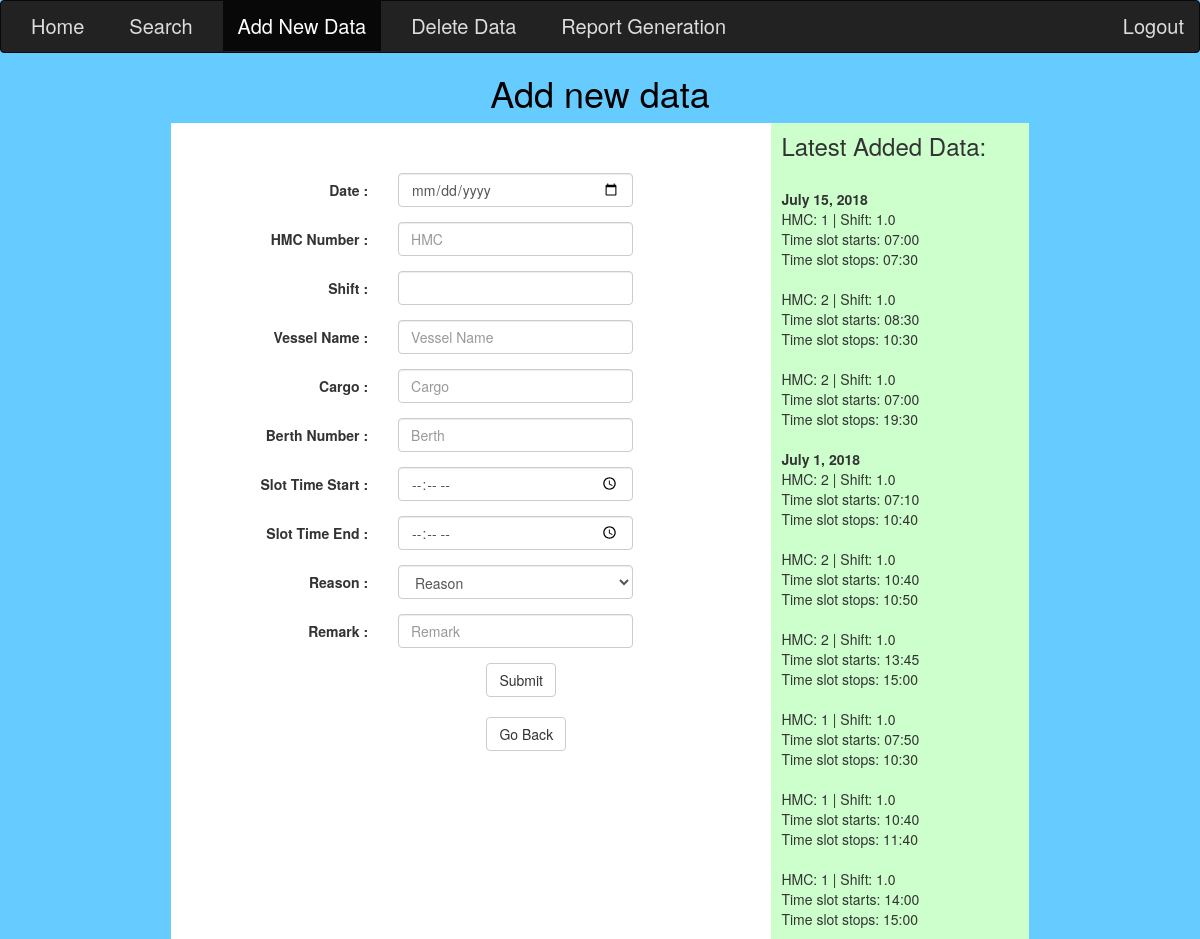
The app's page /main/add/ (signed in) with its own data.
### report/models.py (models this page shows, shortened)
class Date(models.Model):
    date = models.DateField('Date', null = True)

class Slot(models.Model):
    shift = models.ForeignKey(Shift, on_delete = models.CASCADE)
    time_slot_start = models.TimeField('Time of start')
    time_slot_stop = models.TimeField('Time of stop')
    reason = models.CharField(default ='NO', max_length = 10)
    remark = models.CharField(default ='Nothing', max_length = 200)
    def get_time_slot_start(self):
        return self.time_slot_start.strftime("%H:%M")
    def get_time_slot_stop(self):
        return self.time_slot_stop.strftime("%H:%M")

class Shift(models.Model):
    date = models.ForeignKey(Date, on_delete = models.CASCADE)
    hmc_number = models.IntegerField(default = 1)
    shift = models.FloatField(default = 1)
    diesel_start_percentage = models.FloatField(default = 100)
    diesel_end_percentage = models.FloatField(default = 0)
    diesel_start_hours = models.FloatField(default = 0)
    diesel_end_hours = models.FloatField(default = 0)
    total_tonnage_or_boxes = models.FloatField(default = 0)
    cycles = models.FloatField(default = 0)
    user =  models.ForeignKey(User , on_delete= models.CASCADE)
    shift_end_flag = models.IntegerField(default = 0) #if it is 0 then shift hasn't been ended

### report/views.py (the view)
# urls.py: path('add/', views.add, name = 'add'),
@login_required(login_url = '/account/login/')
def add(request):
    if request.user.has_perm('report.add_date'):
        form1 = DateForm(request.POST)
        form2 = ShiftForm(request.POST)
        form3 = VesselForm(request.POST)
        form4 = SlotForm(request.POST)
        if request.method == 'POST' :
            if  form1.is_valid() and form2.is_valid() and form3.is_valid() and form4.is_valid():
                date = form1.cleaned_data['date']
                hmc_number = form2.cleaned_data['hmc_number']
                shift = form2.cleaned_data['shift']
                vessel_name = form3.cleaned_data['vessel_name']
                vessel_cargo = form3.cleaned_data['vessel_cargo']
                time_slot_start = form4.cleaned_data['time_slot_start']
                time_slot_stop = form4.cleaned_data['time_slot_stop']
                reason = form4.cleaned_data['reason']
                remark = form4.cleaned_data['remark']
                if Date.objects.filter(date = date):       #if list is non empty it will proceed
                    date_data = Date.objects.filter(date = date)[0]
                else:
                    date_data = Date(
                        date = date
                        )
                    date_data.save()
                if Shift.objects.filter(date__date = date).filter(shift = shift).filter(hmc_number = hmc_number):
                    shift_data = Shift.objects.filter(date__date = date).filter(shift =shift).filter(hmc_number = hmc_number)[0]
                else:
                    shift_data = Shift(date = date_data, shift = shift, hmc_number = hmc_number, user = request.user)
                    shift_data.save()
                if shift_data.shift_end_flag == 0:
                    slot_data = Slot(shift = shift_data, time_slot_start = time_slot_start, time_slot_stop = time_slot_stop,
                    reason = reason, remark = remark)
                    slot_data.save()
                    vessel_data = Vessel(
                                    slot = slot_data,
                                    vessel_name = vessel_name,
                                    vessel_cargo = vessel_cargo
                                  )
                    vessel_data.save()
                    return render(request,'message.html',{'message':"Entry Saved!!!  **or Shift already existed"})
                else:
                    return render(request,'message.html',{'message':"Shift has already been ended.You can't add data again now."})
        else:
            form1 = DateForm()
            form2 = ShiftForm(initial ={'shift':1})
            form3 = VesselForm()
            form4 = SlotForm()
        dates = Date.objects.all().order_by('-date')[:2]
        return render(request, 'add.html', { 'form1': form1, 'form2': form2, 'form3': form3, 'form4': form4,'dates':dates})
    else:
        return render(request,'message.html',{'message':"You don't have permison to add data."})

### report/forms.py
class DateForm(forms.Form):
    date = forms.DateField(label = "Date", required = True)

class ShiftForm(forms.Form):
    hmc_number = forms.IntegerField(label = "HMC Number", required = True)
    shift = forms.IntegerField(label = "Shift Number", required = True)

### Templates/add.html (shortened to what this page needs)
<!DOCTYPE html>
<html>
{% load static %}
<head>
  <link rel="stylesheet" href="{% static "bootstrap.min.css" %}" >
</head>
<body>
<nav class="navbar navbar-inverse" style="font-size: 20px;">
  <div class="container-fluid">
    <ul  class="nav navbar-nav" style="margin-bottom: 0px; ">
      <li style="padding-right: 15px"  ><a href="{% url 'main' %}">Home</a></li>
       <li style="padding-right: 15px" > <a href="{% url 'search' %}">Search</a></li>
        <li style="padding-right: 15px" class="active"><a href="{% url 'add_options' %}">Add New Data</a></li>
        <li style="padding-right: 15px"><a href="{% url 'delete' %}">Delete Data</a></li>
        <li style="padding-right: 15px"><a href="{% url 'report_options' %}">Report Generation</a></li>
    </ul>
    <ul class="nav navbar-nav navbar-right">
      <li><a href="{% url 'logout' %}"><span class="glyphicon glyphicon-log-out"></span> Logout</a></li>
    </ul>
  </div>
</nav>
<h1 id="title">Add new data</h1>
  <div class="container1">
  <div></div>
 <div class="data">
 <form class="form-horizontal" action="/main/add/" , method="post" onsubmit="return confirmation();">
    <div id="form" style="padding: 50px;">
    <div class="form-group">
      <label class="control-label col-sm-4" for="email">Date :</label>
      <div class="col-sm-6">
        <input type="date" class="form-control" id="date" placeholder="Date" name="date" required>
      </div>
    </div>
    <div class="form-group">
      <label class="control-label col-sm-4" >HMC Number :</label>
      <div class="col-sm-6">
        <input type="number" class="form-control" id="hmc_number" placeholder="HMC" name="hmc_number" min="1" max="2" required>
      </div>
    </div>
    <div class="form-group">
      <label class="control-label col-sm-4" >Shift :</label>
      <div class="col-sm-6">
        <input type="number" class="form-control" id="shift"  name="shift" min="1" max="3"  required>
      </div>
    </div>
    <div class="form-group">
      <label class="control-label col-sm-4" >Vessel Name :</label>
      <div class="col-sm-6">
        <input type="text" class="form-control" id="vessel_name" placeholder="Vessel Name" name="vessel_name"  required>
      </div>
    </div>
    <div class="form-group">
      <label class="control-label col-sm-4" >Cargo :</label>
      <div class="col-sm-6">
        <input type="text" class="form-control" id="vessel_cargo" placeholder="Cargo" name="vessel_cargo"  required>
      </div>
    </div>
    <div class="form-group">
      <label class="control-label col-sm-4" >Berth Number : </label>
      <div class="col-sm-6">
        <input type="number" class="form-control" id="berth_number" placeholder="Berth" name="berth_number"  min="1" max="11"  required>
      </div>
    </div>
    <div class="form-group">
        <label class="control-label col-sm-4" > Slot Time Start :</label>
        <div class="col-sm-6">
          <input type="time" class="form-control" id="time_slot_start" placeholder="Slot Time Start" name="time_slot_start" min="0:00" max="24:00" required>
        </div>
      </div>
    <div class="form-group">
        <label class="control-label col-sm-4" >Slot Time End :</label>
        <div class="col-sm-6">
          <input type="time" class="form-control" id="time_slot_stop" placeholder="Slot Time End " name="time_slot_stop" min="0:00" max="24:00" required>
        </div>
      </div>
    <div class="form-group">
        <label class="control-label col-sm-4" > Reason :</label>
        <div class="col-sm-6">
          <select type="button" class="form-control" id="dropdown" id="reason" placeholder="Reason" name="reason" required>
                    <option value="">Reason</option>
            </select>
        </div>
      </div>
    <div class="form-group">
      <label class="control-label col-sm-4" > Remark :</label>
      <div class="col-sm-6">
        <input type="text" class="form-control" id="remark" placeholder="Remark" name="remark" style="height: 200%;" required>
      </div>
    </div>
 <div class="form-group">
      <div class="col-sm-offset-6 col-sm-6">
          <button type="submit" class="btn btn-default">Submit</button>
  <br><br>
          <button class="btn btn-default"  onclick="goBack()">Go Back</button>
      </div>
    </div>
    </div>
</form>
</div>
    <div class="data_e">
        <h3 style = "margin: 10px"> Latest Added Data: </h3>
        <p style = "margin-left: 10px"> {% for date in dates %} <br>
            <span stype = "font-size: 17px"> <b> {{ date.date }} </b> </span>
            {% for shift in date.shift_set.all %}
                {% for slot in shift.slot_set.all %} <br>
                    HMC: {{ shift.hmc_number }} | Shift: {{ shift.shift }} <br>
                    Time slot starts: {{ slot.get_time_slot_start }} <br>
                    Time slot stops: {{ slot.get_time_slot_stop }} <br>
                {% endfor %}
            {% endfor %}
        {% endfor %}
        </p>
    </div>
</div>
</body>
</html>

### Templates/add.html (style rules this page uses)
body { background-color: #66CCFF; }
.navbar-inverse { margin-bottom: px; }
h1 { color: black; font-style: bold; text-align: center; }
.navbar-inverse .navbar-nav > li > a { color: #ddd; }
.container1 { float: center; display: grid; grid-template-columns: 2fr 7fr 3fr 2fr; width: 100%; }
.data_e { background-color: #CCFFCC ; }
.data { background-color: white; }

### records on screen
Date: date "July 15, 2018"
Shift: hmc_number "1", shift "1.0"
Slot: get_time_slot_start "07:00", get_time_slot_stop "07:30"
Shift: hmc_number "2", shift "1.0"
Slot: get_time_slot_start "08:30", get_time_slot_stop "10:30"
Slot: get_time_slot_start "07:00", get_time_slot_stop "19:30"
Date: date "July 1, 2018"
Shift: hmc_number "2", shift "1.0"
Slot: get_time_slot_start "07:10", get_time_slot_stop "10:40"
Slot: get_time_slot_start "10:40", get_time_slot_stop "10:50"
Slot: get_time_slot_start "13:45", get_time_slot_stop "15:00"
Shift: hmc_number "1", shift "1.0"
Slot: get_time_slot_start "07:50", get_time_slot_stop "10:30"
Slot: get_time_slot_start "10:40", get_time_slot_stop "11:40"
Slot: get_time_slot_start "14:00", get_time_slot_stop "15:00"
